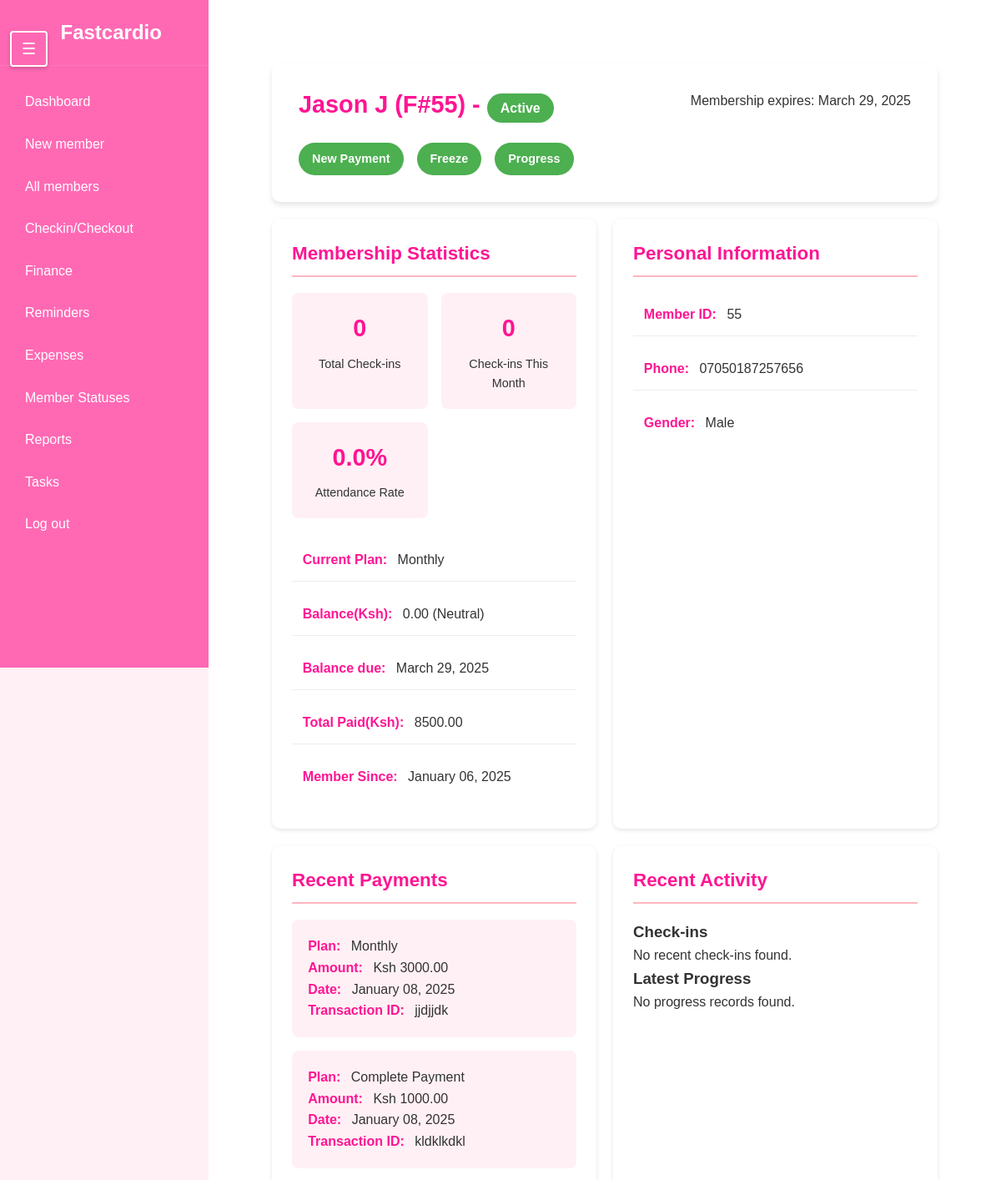
Page /members/55/ (upper part) on the earlier database version.
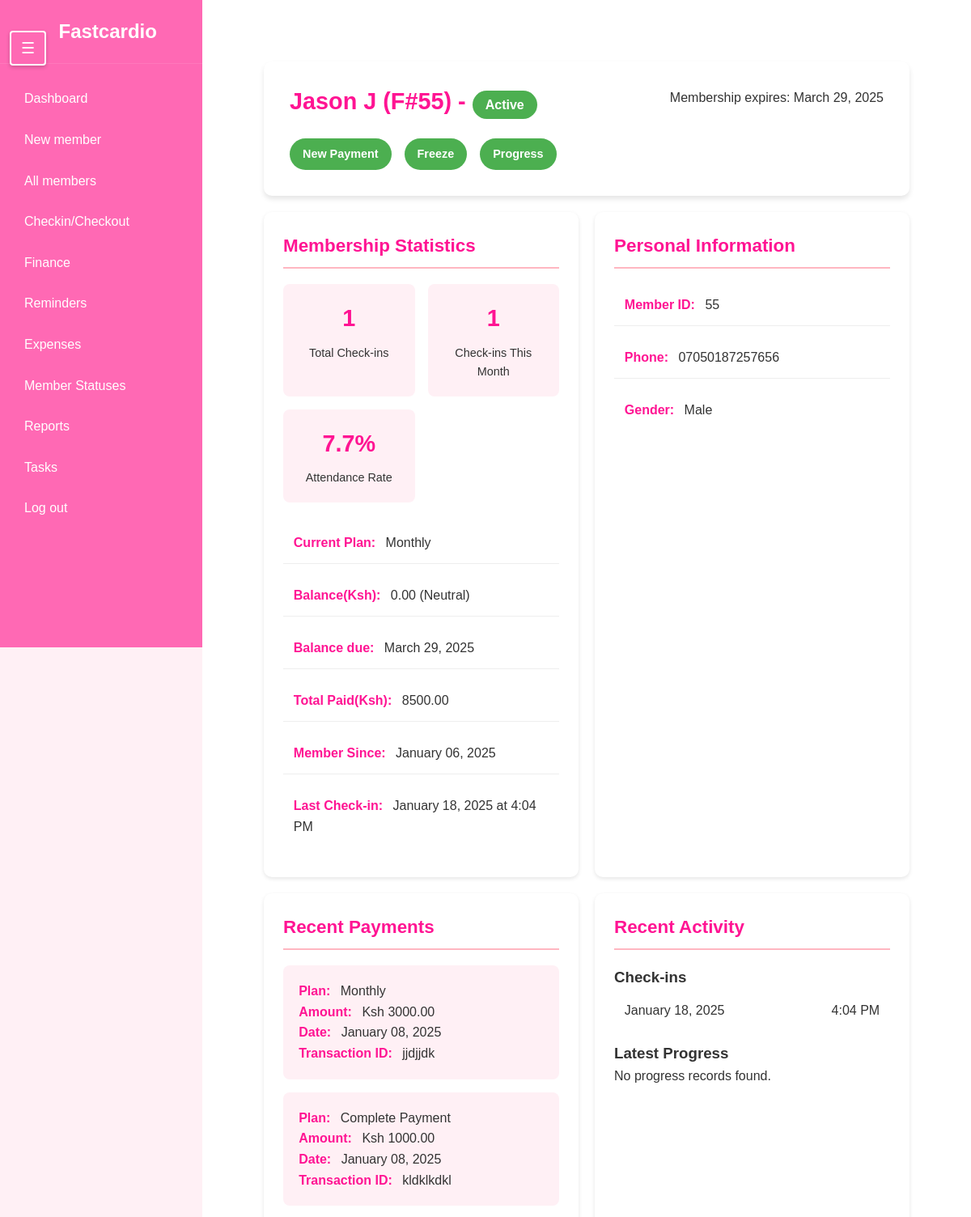
Same page on the later database version.
### members/models.py (models this page shows, shortened)
class PaymentDetails(models.Model):
    PLAN_CHOICES = [
        ('daily', 'Daily'),
        ('monthly', 'Monthly'),
        ('quarterly', 'Quarterly'),
        ('biannually', 'Biannually'),
        ('annually', 'Annually'),
        ('student', 'Student Package'),
        ('complete', 'Complete Payment'),
    ]
    member = models.ForeignKey('Member', on_delete=models.CASCADE, related_name='payments', verbose_name="Member")
    plan = models.CharField(max_length=20, choices=PLAN_CHOICES, verbose_name="Payment Plan")
    amount = models.DecimalField(max_digits=10, decimal_places=2, verbose_name="Amount Paid")
    payment_date = models.DateField(default=timezone.now, verbose_name="Payment Date")
    transaction_id = models.CharField(max_length=100, blank=True, null=True, verbose_name="Transaction ID")
    class Meta:
        verbose_name = "Payment Detail"
        verbose_name_plural = "Payment Details"
        ordering = ['-payment_date']

class CheckInOutRecord(models.Model):
    ACTIONS = [
        ('check_in', 'Check In'),
        ('check_out', 'Check Out')
    ]
    member = models.ForeignKey(Member, on_delete=models.CASCADE, related_name='CheckinOut')
    action = models.CharField(max_length=10, choices=ACTIONS)
    timestamp = models.DateTimeField(default=timezone.now)
    class Meta:
        ordering = ['-timestamp']

### members/views.py (the view)
# urls.py: path('members/<int:member_id>/',views.member_details,name='Member details'),
def member_details(request, member_id):
    member = get_object_or_404(Member, pk=member_id)
    today = timezone.now().date()
    recent_payments = PaymentDetails.objects.filter(member=member).order_by('-payment_date')[:5]
    latest_payment = recent_payments.first()
    total_paid = PaymentDetails.objects.filter(member=member).aggregate(total=Sum('amount'))['total'] or 0
    membership_status = calculate_membership_status(member, today)
    checkin_stats = get_checkin_statistics(member)
    latest_progress = MemberProgress.objects.filter(member=member).order_by('-date').first()
    progress_history = MemberProgress.objects.filter(member=member).order_by('-date')[:5]
    freeze_history = Freeze_member.objects.filter(member=member).order_by('-frozen_date')
    current_freeze = freeze_history.filter(unfrozen_date__isnull=True).first()
    balance_info = get_balance_status(member.balance)
    print(bool(current_freeze))
    context = {
        'member': member,
        'membership_status': membership_status['status'],
        'days_left': membership_status['days_left'],
        'expiry_date': member.membership_expiry,
        'recent_payments': recent_payments,
        'latest_payment': latest_payment,
        'current_plan': latest_payment.plan if latest_payment else "No active plan",
        'total_paid': total_paid,
        'total_checkins': checkin_stats['total'],
        'checkins_this_month': checkin_stats['monthly'],
        'recent_checkins': checkin_stats['recent'],
        'last_checkin': checkin_stats['last'],
        'attendance_rate': checkin_stats['attendance_rate'],
        'latest_progress': latest_progress,
        'progress_history': progress_history,
        'is_currently_frozen': bool(current_freeze),
        'freeze_history': freeze_history,
        'current_freeze': current_freeze,
        'balance': member.balance,
        'balance_status': balance_info['status'],
        'balance_message': balance_info['message']
    }
    return render(request, 'member_details.html', context)

### members/views.py (called while the page is built)
def calculate_membership_status(member, today):
    if member.is_frozen:
        return {
            'status': 'Inactive',
            'days_left': None
        }
    if not member.membership_expiry:
        return {
            'status': 'Inactive',
            'days_left': None
        }
    days_left = (member.membership_expiry - today).days
    if member.is_active:
        status = 'Active'
    else:
        status = 'Inactive'
    return {
        'status': status,
        'days_left': days_left
    }

def get_balance_status(balance):
    if balance > 0:
        return {
            'status': 'Credit',
            'message': 'Member has credit balance'
        }
    elif balance < 0:
        return {
            'status': 'Debt',
            'message': 'Member has outstanding balance'
        }
    return {
        'status': 'Neutral',
        'message': 'Balance is cleared'
    }

### members/templates/member_details.html (shortened to what the changed rows need)
{% extends 'sidebar.html' %}
{% load static %}
{% block extra_styles %}
    <link rel="stylesheet" href="{% static 'member_details.css' %}">
{% endblock %}
{% block content %}
    <div class="container">
        <div class="profile-header">
            <div class="profile-header-left">
                <h1>
                    {{ member.first_name }} {{ member.last_name }} (F#{{ member.id }}) -
                        <span style="font-size: medium;" class="status-badge status-{{ membership_status|lower }}">{{ membership_status }}</span>
                </h1>
            </div>
        </div>
        <div class="profile-grid">
            <div class="profile-section">
                <h2>Membership Statistics</h2>
                <div class="stats-grid">
                    <div class="stat-card">
                        <div class="stat-number">{{ total_checkins }}</div>
                        <div class="stat-label">Total Check-ins</div>
                    </div>
                    <div class="stat-card">
                        <div class="stat-number">{{ checkins_this_month }}</div>
                        <div class="stat-label">Check-ins This Month</div>
                    </div>
                    <div class="stat-card">
                        <div class="stat-number">{{ attendance_rate }}%</div>
                        <div class="stat-label">Attendance Rate</div>
                    </div>
                </div>
                <ul class="info-list">
                    <li><span class="label">Current Plan:</span> {{ current_plan|title }}</li>
                    <li><span class="label">Balance(Ksh):</span> {{ balance|floatformat:2 }} ({{ balance_status }})</li>
                    <li><span class="label">Balance due:</span> {{expiry_date}}</li>
                    <li><span class="label">Total Paid(Ksh):</span> {{ total_paid|floatformat:2 }}</li>
                    <li><span class="label">Member Since:</span> {{ member.date_joined|date:"F d, Y" }}</li>
                    {% if last_checkin %}
                        <li><span class="label">Last Check-in:</span> {{ last_checkin.timestamp|date:"F d, Y" }} at {{ last_checkin.timestamp|time:"g:i A" }}</li>
                    {% endif %}
                </ul>
            </div>
            <div class="profile-section">
                <h2>Personal Information</h2>
            </div>
            <div class="profile-section">
                <h2>Recent Payments</h2>
                {% if recent_payments %}
                    {% for payment in recent_payments %}
                        <div class="payment-card">
                            <p><span class="label">Plan:</span> {{ payment.get_plan_display }}</p>
                            <p><span class="label">Amount:</span> Ksh {{ payment.amount }}</p>
                            <p><span class="label">Date:</span> {{ payment.payment_date|date:"F d, Y" }}</p>
                            {% if payment.transaction_id %}
                                <p><span class="label">Transaction ID:</span> {{ payment.transaction_id }}</p>
                            {% endif %}
                        </div>
                    {% endfor %}
                {% else %}
                    <p>No recent payments found.</p>
                {% endif %}
            </div>
            <div class="profile-section">
                <h2>Recent Activity</h2>
                <div class="activity-grid">
                    <div class="activity-section">
                        <h3>Check-ins</h3>
                        {% if recent_checkins %}
                            <ul class="info-list checkin-list">
                                {% for checkin in recent_checkins %}
                                    <li>
                                        <span>{{ checkin.timestamp|date:"F d, Y" }}</span>
                                        <span>{{ checkin.timestamp|time:"g:i A" }}</span>
                                    </li>
                                {% endfor %}
                            </ul>
                        {% else %}
                            <p>No recent check-ins found.</p>
                        {% endif %}
                    </div>
                </div>
            </div>
        </div>
    </div>
{% endblock %}

Differences in the rows shown:
added CheckInOutRecord: timestamp "January 18, 2025", timestamp "4:04 PM"
Other differences:
{{ total_checkins }}: "0" → "1"
{{ checkins_this_month }}: "0" → "1"
{{ attendance_rate }}: "0.0" → "7.7"
text no longer shown: "No recent check-ins found."
text now shown: "Last Check-in: at"
